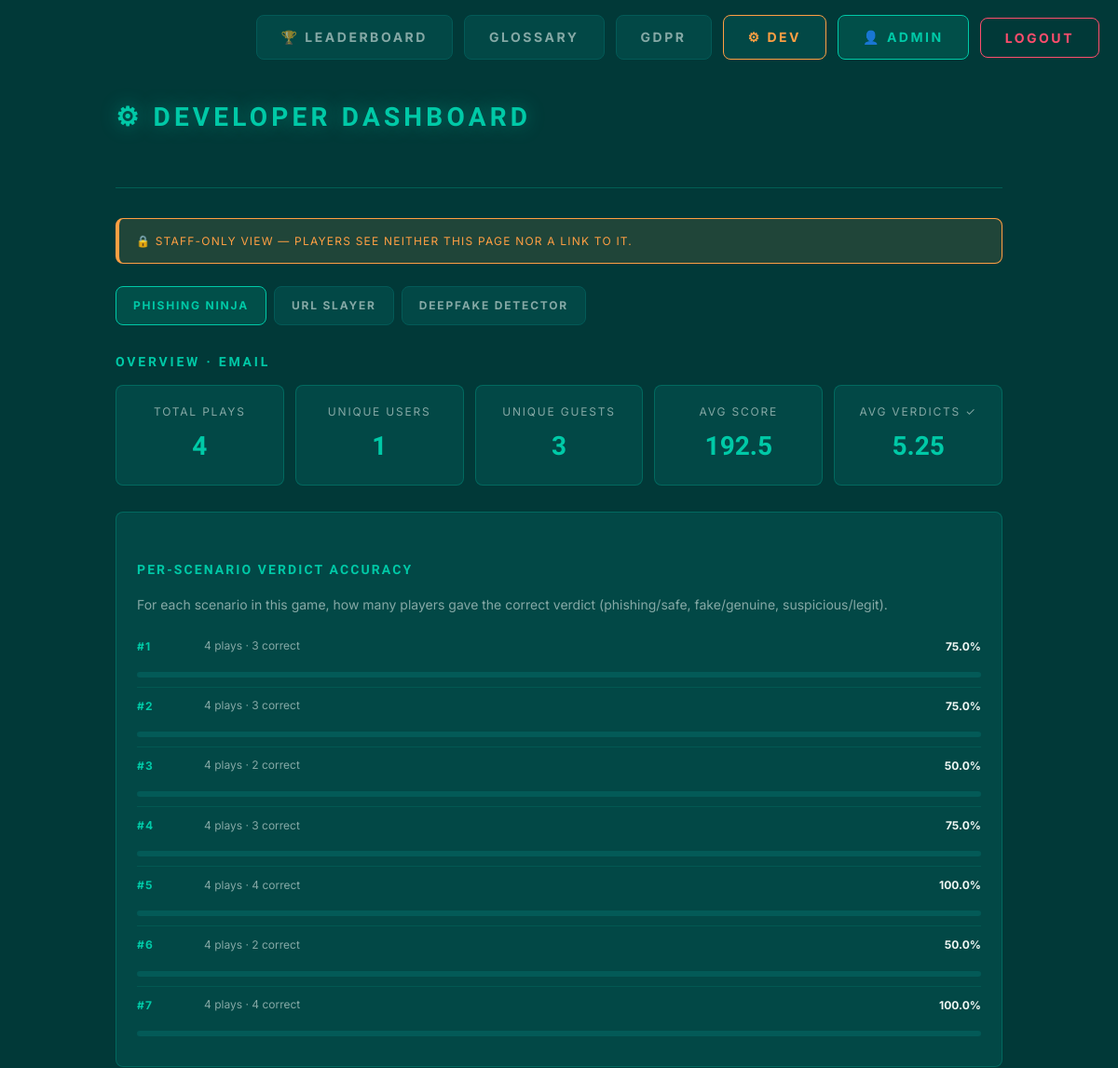
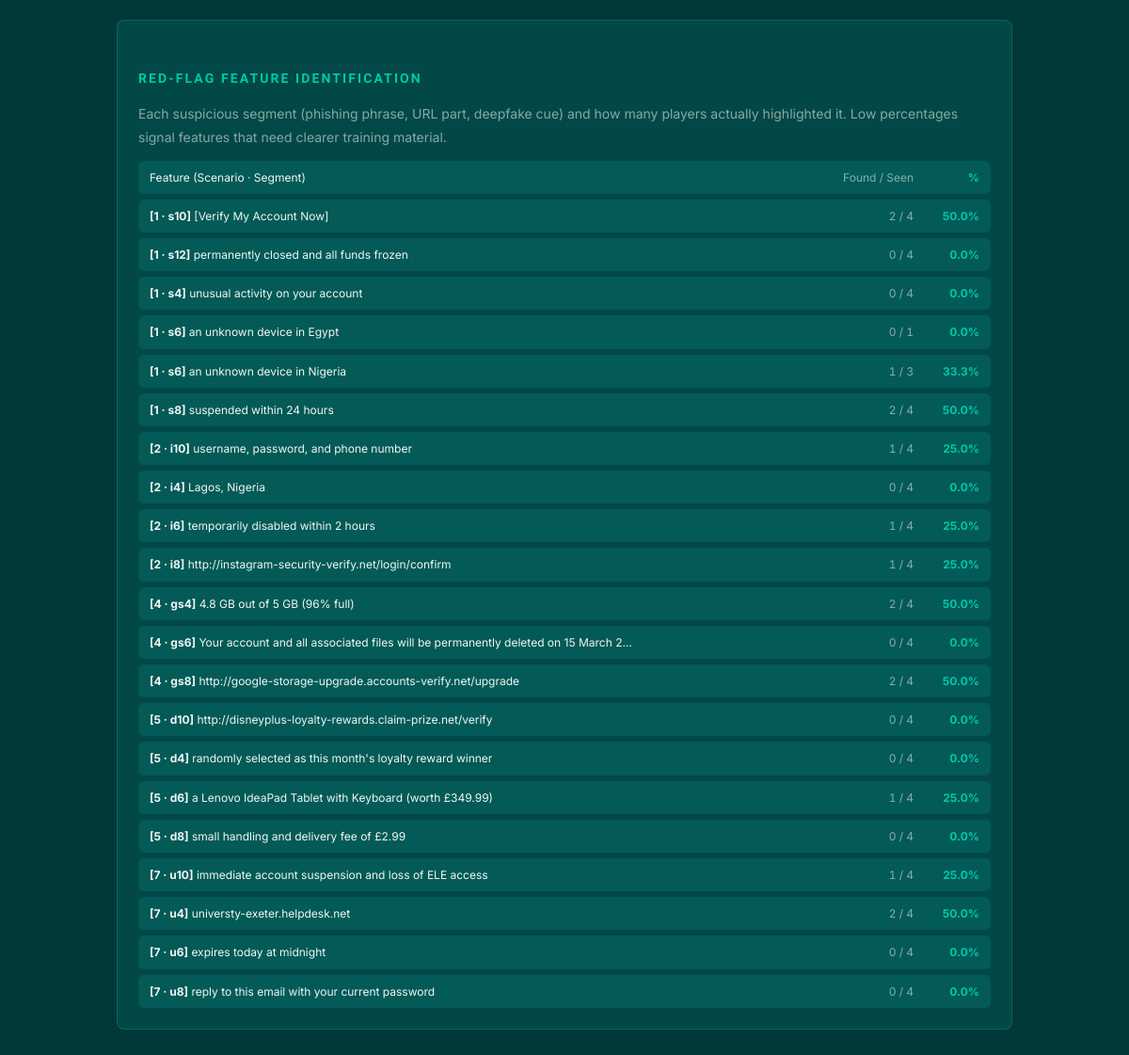
The page /dev/dashboard/ (signed in) on the database its author committed (2 pictures, top to bottom).
### game/models.py (models this page shows)
class FeatureResult(models.Model):
    session  = models.ForeignKey(GameSession, on_delete=models.CASCADE, related_name='features')
    game = models.CharField(max_length=10, choices=GAME_CHOICES)
    scenario_id = models.CharField(max_length=20)
    segment_id  = models.CharField(max_length=20)
    segment_text = models.CharField(max_length=255)
    identified = models.BooleanField(default=False)
    class Meta:
        indexes = [models.Index(fields=['game', 'scenario_id', 'segment_id'])]

### game/views.py (the view)
# urls.py: path('dev/dashboard/',   views.dev_dashboard_view,  name='dev_dashboard'),
@user_passes_test(is_dev, login_url='home')
def dev_dashboard_view(request):
    game = request.GET.get('game', 'email')
    if game not in {g for g, _ in GAME_CHOICES}:
        game = 'email'
    sessions_qs = GameSession.objects.filter(game=game)
    overview = {
        'total_plays':   sessions_qs.count(),
        'unique_users':  sessions_qs.exclude(user=None).values('user').distinct().count(),
        'unique_guests': sessions_qs.exclude(guest=None).values('guest').distinct().count(),
        'avg_score':     round(sessions_qs.aggregate(a=Avg('score'))['a'] or 0, 1),
        'avg_verdicts':  round(sessions_qs.aggregate(a=Avg('correct_verdicts'))['a'] or 0, 2),
    }
    question_rows = []
    qres_qs = QuestionResult.objects.filter(session__game=game)
    scenario_ids = qres_qs.values_list('scenario_id', flat=True).distinct().order_by('scenario_id')
    for sid in scenario_ids:
        rows = qres_qs.filter(scenario_id=sid)
        n = rows.count()
        correct = rows.filter(verdict_correct=True).count()
        question_rows.append({
            'id':       sid,
            'attempts': n,
            'correct':  correct,
            'pct':      round(100 * correct / n, 1) if n else 0,
        })
    feature_rows = []
    grouped = (
        FeatureResult.objects.filter(game=game)
        .values('scenario_id', 'segment_id', 'segment_text')
        .annotate(seen=Count('id'), found=Count('id', filter=Q(identified=True)))
        .order_by('scenario_id', 'segment_id')
    )
    for g in grouped:
        feature_rows.append({
            'scenario': g['scenario_id'],
            'segment':  g['segment_id'],
            'text':     g['segment_text'],
            'seen':     g['seen'],
            'found':    g['found'],
            'pct':      round(100 * g['found'] / g['seen'], 1) if g['seen'] else 0,
        })
    return render(request, 'game/developerdashboard.html', {
        'game':          game,
        'overview':      overview,
        'question_rows': question_rows,
        'feature_rows':  feature_rows,
        'tabs': [
            ('email', 'Phishing Ninja'),
            ('url',   'URL Slayer'),
            ('ai',    'Deepfake Detector'),
        ],
    })

### game/views.py (called while the page is built)
def is_dev(user):
    return user.is_authenticated and user.is_staff

### game/templates/game/developerdashboard.html (shortened to what this page needs)
{% load static %}
<!DOCTYPE html>
<html lang="en">
<head>
    <link rel="stylesheet" href="{% static 'css/style.css' %}">
</head>
<body>
    {% include 'game/navbar.html' %}
    <div class="container">
        <div class="header">
            <h1>⚙ Developer Dashboard</h1>
        </div>
        <div class="dev-banner">
            🔒 Staff-only view — players see neither this page nor a link to it.
        </div>
        <div class="leaderboard-tabs">
            {% for code, label in tabs %}
                <a href="?game={{ code }}"
                   class="tab-btn {% if game == code %}active{% endif %}">{{ label }}</a>
            {% endfor %}
        </div>
        <h2>Overview · {{ game|upper }}</h2>
        <div class="metric-grid">
            <div class="metric-card"><div class="metric-label">Total Plays</div>     <div class="metric-value">{{ overview.total_plays }}</div></div>
            <div class="metric-card"><div class="metric-label">Unique Users</div>    <div class="metric-value">{{ overview.unique_users }}</div></div>
            <div class="metric-card"><div class="metric-label">Unique Guests</div>   <div class="metric-value">{{ overview.unique_guests }}</div></div>
            <div class="metric-card"><div class="metric-label">Avg Score</div>       <div class="metric-value">{{ overview.avg_score }}</div></div>
            <div class="metric-card"><div class="metric-label">Avg Verdicts ✓</div>  <div class="metric-value">{{ overview.avg_verdicts }}</div></div>
        </div>
        <div class="dev-section">
            <h2>Per-Scenario Verdict Accuracy</h2>
            <p class="dev-section-note">
                For each scenario in this game, how many players gave the correct verdict
                (phishing/safe, fake/genuine, suspicious/legit).
            </p>
            {% if question_rows %}
                {% for q in question_rows %}
                <div class="q-row">
                    <div class="q-id">#{{ q.id }}</div>
                    <div class="q-text">{{ q.attempts }} plays · {{ q.correct }} correct</div>
                    <div class="q-accuracy">{{ q.pct }}%</div>
                    <div class="bar-track">
                    </div>
                </div>
                {% endfor %}
            {% else %}
                <p class="dev-empty">No data yet.</p>
            {% endif %}
        </div>
        <div class="dev-section">
            <h2>Red-Flag Feature Identification</h2>
            <p class="dev-section-note">
                Each suspicious segment (phishing phrase, URL part, deepfake cue) and how many
                players actually highlighted it. Low percentages signal features that need
                clearer training material.
            </p>
            {% if feature_rows %}
                <div class="feature-list">
                    <div class="feature-row feature-row-head">
                        <div class="feature-text">Feature (Scenario · Segment)</div>
                        <div class="feature-stat">Found / Seen</div>
                        <div class="feature-pct">%</div>
                    </div>
                    {% for f in feature_rows %}
                    <div class="feature-row">
                        <div class="feature-text">
                            <strong class="feature-tag">[{{ f.scenario }} · {{ f.segment }}]</strong>
                            <span class="feature-text-body">{{ f.text|truncatechars:80 }}</span>
                        </div>
                        <div class="feature-stat">{{ f.found }} / {{ f.seen }}</div>
                        <div class="feature-pct {% if f.pct < 50 %}is-low{% elif f.pct < 75 %}is-mid{% endif %}">{{ f.pct }}%</div>
                    </div>
                    {% endfor %}
                </div>
            {% else %}
                <p class="dev-empty">No feature data yet.</p>
            {% endif %}
        </div>
    </div>
</body>
</html>

### game/templates/game/navbar.html (shortened to what this page needs)
<div class="nav-bar">
    <a href="{% url 'leaderboard' %}" class="nav-btn">🏆 Leaderboard</a>
    <a href="{% url 'glossary' %}" class="nav-btn">Glossary</a>
    <a href="{% url 'gdpr' %}" class="nav-btn">GDPR</a>
    {% if user.is_authenticated %}
        {% if user.is_staff %}
            <a href="{% url 'dev_dashboard' %}" class="nav-btn nav-btn-dev">⚙ Dev</a>
        {% endif %}
        <a href="{% url 'profile' %}" class="nav-btn profile-btn">👤 {{ user.username }}</a>
        <form action="{% url 'logout' %}" method="post" class="nav-form">
            <button type="submit" class="nav-btn logout-btn">Logout</button>
        </form>
    {% else %}
        <a href="{% url 'login' %}" class="nav-btn">Login</a>
        <a href="{% url 'register' %}" class="nav-btn">Register</a>
    {% endif %}
</div>

### rows shown on the page
FeatureResult: scenario "1", segment "s6", text "an unknown device in Egypt", found "0", seen "1", pct "0.0"

### other values the page prints
{{ user.username }} "ADMIN"
{{ label }} "PHISHING NINJA" "URL SLAYER" "DEEPFAKE DETECTOR"
{{ game|upper }} "EMAIL"
{{ overview.total_plays }} "4"
{{ overview.unique_users }} "1"
{{ overview.unique_guests }} "3"
{{ overview.avg_score }} "192.5"
{{ overview.avg_verdicts }} "5.25"
{{ q.id }} "1" "2" "3" "4" "5" "6" "7"
{{ q.attempts }} "4" "4" "4" "4" "4" "4" "4"
{{ q.correct }} "3" "3" "2" "3" "4" "2" "4"
{{ q.pct }} "75.0" "75.0" "50.0" "75.0" "100.0" "50.0" "100.0"
{{ f.scenario }} "1" "1" "1" "1" "1" "2" "2" "2" "2" "4" "4" "4" "5" "5" "5" "5" "7" "7" "7" "7"
{{ f.segment }} "s10" "s12" "s4" "s6" "s8" "i10" "i4" "i6" "i8" "gs4" "gs6" "gs8" "d10" "d4" "d6" "d8" "u10" "u4" "u6" "u8"
{{ f.text|truncatechars:80 }} "[Verify My Account Now]" "permanently closed and all funds frozen" "unusual activity on your account" "an unknown device in Nigeria" "suspended within 24 hours" "username, password, and phone number" "Lagos, Nigeria" "temporarily disabled within 2 hours" "http://instagram-security-verify.net/login/confirm" "4.8 GB out of 5 GB (96% full)" "Your account and all associated files will be permanently deleted on 15 March 2…" "http://google-storage-upgrade.accounts-verify.net/upgrade" "http://disneyplus-loyalty-rewards.claim-prize.net/verify" "randomly selected as this month's loyalty reward winner" "a Lenovo IdeaPad Tablet with Keyboard (worth £349.99)" "small handling and delivery fee of £2.99" "immediate account suspension and loss of ELE access" "universty-exeter.helpdesk.net" "expires today at midnight" "reply to this email with your current password"
